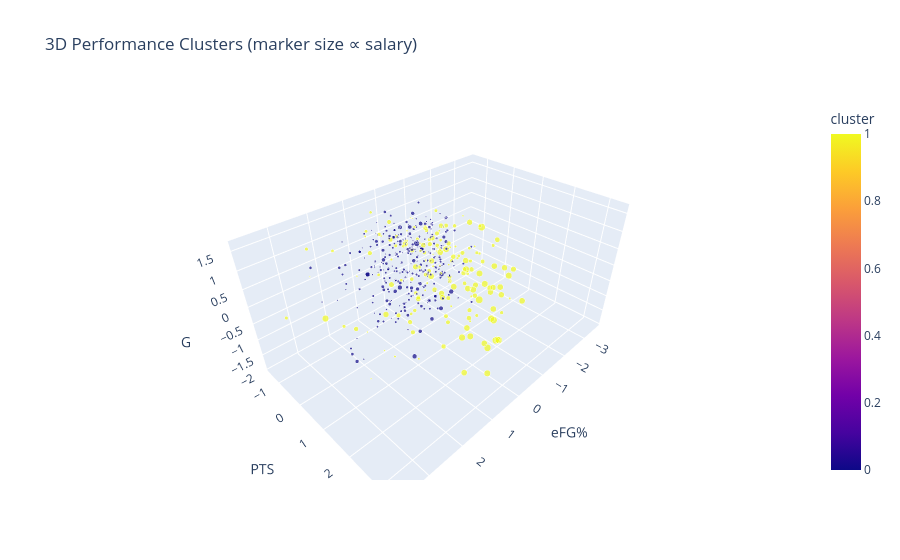

Notebook cell for this chart:
### Code cell
import unicodedata
import pandas as pd
import plotly.express as px

# 0. CLEAN UP salary BEFORE MERGE
# --------------------------------
# Remove dollar signs, commas, whitespace → float
salary['Salary'] = (
    salary['Salary']
      .str.replace(r'[\$,]', '', regex=True)
      .str.strip()
      .astype(float)
)

# 1. Robust normalize function
def normalize_name(name):
    if pd.isna(name):
        return ""
    name = str(name)
    nfkd = unicodedata.normalize("NFKD", name)
    stripped = "".join(c for c in nfkd if not unicodedata.combining(c))
    return stripped.lower().strip()

# 2. Create normalized‐name columns
performance['Player_norm'] = performance['Player'].map(normalize_name)
salary['Player_norm'] = salary['Player'].map(normalize_name)

# 3. Merge salary into performance
performance = performance.merge(
    salary[['Player_norm','Salary']],
    on='Player_norm',
    how='left'
)

# 4. Fill any missing salaries
median_sal = salary['Salary'].median()
performance['Salary'] = performance['Salary'].fillna(median_sal)

# 5. 3D scatter with marker size ∝ Salary
fig = px.scatter_3d(
    performance,
    x="eFG%",
    y="PTS",
    z="G",
    color="cluster",
    size="Salary",
    size_max=12,
    hover_data=["Player","Salary"],
    title="3D Performance Clusters (marker size ∝ salary)"
)
fig.show(renderer="vscode")

### Figure 1 — Plotly figure (JSON) as saved in the notebook; plotly's stock layout.template omitted (floating-point values rounded to 4 significant figures; data arrays with more than 128 entries replaced by an {"elided": "..."} marker saying what was removed)
{"data": [{"customdata": {"elided": "485x2 mixed values"}, "hovertemplate": "eFG%=%{x}<br>PTS=%{y}<br>G=%{z}<br>Salary=%{customdata[1]}<br>Player=%{customdata[0]}<br>cluster=%{marker.color}<extra></extra>", "legendgroup": "", "marker": {"color": {"elided": "485 int values"}, "coloraxis": "coloraxis", "size": {"elided": "485 float values"}, "sizemode": "area", "sizeref": 333800.0, "symbol": "circle"}, "mode": "markers", "name": "", "scene": "scene", "showlegend": false, "type": "scatter3d", "x": {"elided": "485 float values"}, "y": {"elided": "485 float values"}, "z": {"elided": "485 float values"}}], "layout": {"coloraxis": {"colorbar": {"title": {"text": "cluster"}}, "colorscale": [[0, "#0d0887"], [0.1111, "#46039f"], [0.2222, "#7201a8"], [0.3333, "#9c179e"], [0.4444, "#bd3786"], [0.5556, "#d8576b"], [0.6667, "#ed7953"], [0.7778, "#fb9f3a"], [0.8889, "#fdca26"], [1, "#f0f921"]]}, "legend": {"itemsizing": "constant", "tracegroupgap": 0}, "scene": {"domain": {"x": [0, 1], "y": [0, 1]}, "xaxis": {"title": {"text": "eFG%"}}, "yaxis": {"title": {"text": "PTS"}}, "zaxis": {"title": {"text": "G"}}}, "title": {"text": "3D Performance Clusters (marker size ∝ salary)"}}}
